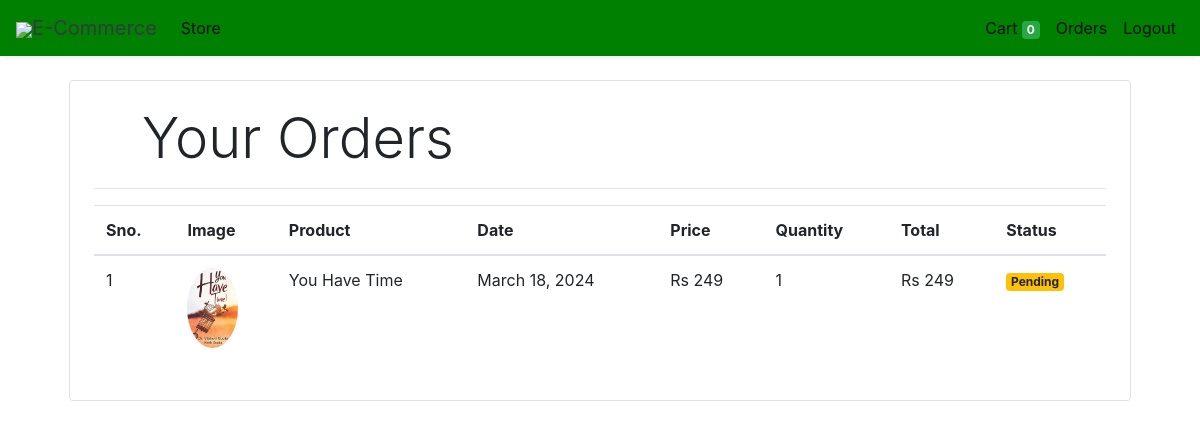
Screenshot of /orders (signed in) with the database file from the repository.
### store/models/orders.py (models this page shows, shortened)
class Order(models.Model):
    product = models.ForeignKey(Products,
                                on_delete=models.CASCADE)
    customer = models.ForeignKey(Customer,
                                 on_delete=models.CASCADE)
    quantity = models.IntegerField(default=1)
    price = models.IntegerField()
    address = models.CharField (max_length=50, default='', blank=True)
    phone = models.CharField (max_length=50, default='', blank=True)
    date = models.DateField (default=datetime.datetime.today)
    status = models.BooleanField (default=False)
    @staticmethod
    def get_orders_by_customer(customer_id):
        return Order.objects.filter(customer=customer_id).order_by('-date')

### store/models/product.py (models this page shows, shortened)
class Products(models.Model):
    name = models.CharField(max_length=60)
    price= models.IntegerField(default=0)
    category= models.ForeignKey(Category,on_delete=models.CASCADE,default=1 )
    description= models.CharField(max_length=250, default='', blank=True, null= True)
    image= models.ImageField(upload_to='uploads/products/')

### store/middlewares/auth.py (the view)
    def middleware(request):
        print(request.session.get('customer'))
        returnUrl = request.META['PATH_INFO']
        print(request.META['PATH_INFO'])
        if not request.session.get('customer'):
           return redirect(f'login?return_url={returnUrl}')
        response = get_response(request)
        return response

### store/templatetags/custom_filter.py (called while the page is built)
@register.filter(name='currency')
def currency(number):
    return "Rs "+str(number)

@register.filter(name='multiply')
def multiply(number , number1):
    return number * number1

### store/views/orders.py (called while the page is built)
    def get(self , request ):
        customer = request.session.get('customer')
        orders = Order.get_orders_by_customer(customer)
        print(orders)
        return render(request , 'orders.html'  , {'orders' : orders})

### store/templates/orders.html
{% extends 'base.html' %}
{% block content %}
{% load cart %}
{% load custom_filter %}
<div class="container">
   <div class="border rounded p-4 m-4">
        <p class="display-4 pl-4 ml-4">Your Orders</p>
        <hr>
        <table class="table">
            <thead>
                <tr>
                    <th>Sno.</th>
                    <th>Image</th>
                    <th>Product</th>
                    <th>Date</th>
                    <th>Price</th>
                    <th>Quantity</th>
                    <th>Total</th>
                    <th>Status</th>
                </tr>
            </thead>
            <tbody>
                {% for order in orders %}
                <tr>
                    <td>{{forloop.counter}}</td>
                    <td><img style="height: 80px;" class="rounded-circle" src="{{order.product.image.url}}" alt=""></td>
                    <td>{{order.product.name}}</td>
                    <td>{{order.date}}</td>
                    <td>{{order.price|currency}}</td>
                    <td>{{order.quantity}}</td>
                    <td>{{order.quantity|multiply:order.price|currency}}</td>
                    {% if order.status %}
                    <td><small class="badge badge-success">Completed</small></td>
                    {%else%}
                    <td><small class="badge badge-warning">Pending</small></td>
                    {% endif %}
                </tr>
                {% endfor %}
            </tbody>
        </table>
   </div>
</div>
{% endblock %}

### rows the page displays
Order: product.image (picture), product.name "You Have Time", date "March 18, 2024", price "Rs 249", quantity "1", quantity|multiply "Rs 249", status "Pending"

### other values shown
{{ request.session.cart.keys|length }} "0"
